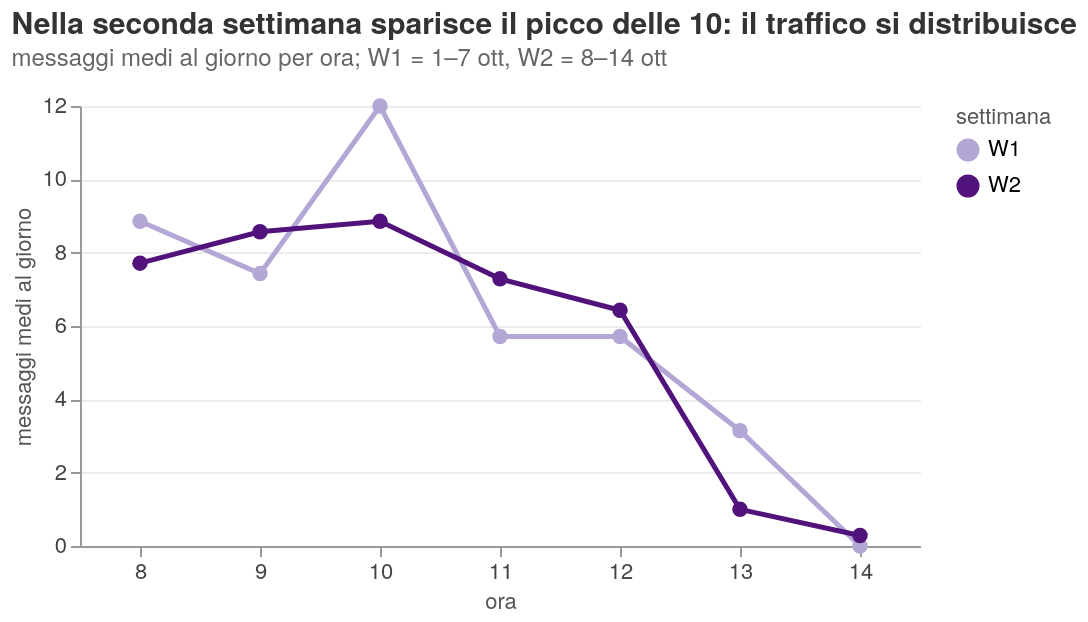

Here is the notebook cell this chart was saved with:
### Markdown cell above
**Domanda.** Il ritmo della giornata cambia tra la prima e la seconda settimana?

**Come leggerlo.** Due linee sullo stesso asse: viola chiaro = prima settimana (1–7 ott), viola scuro = seconda (8–14 ott). L'altezza è il numero medio di messaggi al giorno in quell'ora.

<sub>Codifica: ora **O**, settimana **N** (2 classi), messaggi medi **Q** → linee sovrapposte: posizione su scala comune, la codifica più precisa per confrontare due profili.</sub>

### Code cell
wk = (m.groupby(["week", "hour"]).size().div(7)
      .reindex(pd.MultiIndex.from_product([["W1", "W2"], range(8, 15)], names=["week", "hour"]), fill_value=0)
      .reset_index(name="media"))
line = alt.Chart(wk).encode(
    x=alt.X("hour:O", title="ora", axis=alt.Axis(labelAngle=0)),
    y=alt.Y("media:Q", title="messaggi medi al giorno", scale=alt.Scale(domainMin=0)),
    color=alt.Color("week:N", scale=WEEK_COLOR, title="settimana"),
    tooltip=["week", "hour", alt.Tooltip("media:Q", format=".1f")])
q1b = (line.mark_line(strokeWidth=2.5) + line.mark_circle(size=60, opacity=1)).properties(width=420, height=220, title=alt.Title(
    "Nella seconda settimana sparisce il picco delle 10: il traffico si distribuisce",
    subtitle="messaggi medi al giorno per ora; W1 = 1–7 ott, W2 = 8–14 ott"))
save(q1b, "q1b_profilo_settimane")

### Figure 1 — Vega-Lite specification as saved in the notebook (floating-point values rounded to 4 significant figures)
{"config": {"view": {"continuousWidth": 300, "continuousHeight": 300, "strokeWidth": 0}, "axis": {"domainColor": "#999", "gridColor": "#ececec", "labelColor": "#444", "labelFontSize": 11, "tickColor": "#999", "titleColor": "#555", "titleFontSize": 11, "titleFontWeight": "normal"}, "font": "Helvetica Neue", "header": {"labelColor": "#333333", "labelFontSize": 12, "labelFontWeight": 600, "titleFontWeight": "normal"}, "legend": {"labelFontSize": 11, "titleColor": "#555", "titleFontSize": 11, "titleFontWeight": "normal"}, "title": {"anchor": "start", "color": "#333333", "fontSize": 15, "fontWeight": 600, "offset": 12, "subtitleColor": "#666", "subtitleFontSize": 12, "subtitlePadding": 4}}, "layer": [{"mark": {"type": "line", "strokeWidth": 2.5}, "encoding": {"color": {"field": "week", "scale": {"domain": ["W1", "W2"], "range": ["#b4a7d6", "#51127c"]}, "title": "settimana", "type": "nominal"}, "tooltip": [{"field": "week", "type": "nominal"}, {"field": "hour", "type": "quantitative"}, {"field": "media", "format": ".1f", "type": "quantitative"}], "x": {"axis": {"labelAngle": 0}, "field": "hour", "title": "ora", "type": "ordinal"}, "y": {"field": "media", "scale": {"domainMin": 0}, "title": "messaggi medi al giorno", "type": "quantitative"}}}, {"mark": {"type": "circle", "opacity": 1, "size": 60}, "encoding": {"color": {"field": "week", "scale": {"domain": ["W1", "W2"], "range": ["#b4a7d6", "#51127c"]}, "title": "settimana", "type": "nominal"}, "tooltip": [{"field": "week", "type": "nominal"}, {"field": "hour", "type": "quantitative"}, {"field": "media", "format": ".1f", "type": "quantitative"}], "x": {"axis": {"labelAngle": 0}, "field": "hour", "title": "ora", "type": "ordinal"}, "y": {"field": "media", "scale": {"domainMin": 0}, "title": "messaggi medi al giorno", "type": "quantitative"}}}], "data": {"name": "data-97f0f2f970c8eb3b5eba7fb4eb246d5c"}, "height": 220, "title": {"text": "Nella seconda settimana sparisce il picco delle 10: il traffico si distribuisce", "subtitle": "messaggi medi al giorno per ora; W1 = 1–7 ott, W2 = 8–14 ott"}, "width": 420, "$schema": "https://vega.github.io/schema/vega-lite/v6.1.0.json", "datasets": {"data-97f0f2f970c8eb3b5eba7fb4eb246d5c": [{"week": "W1", "hour": 8, "media": 8.857}, {"week": "W1", "hour": 9, "media": 7.429}, {"week": "W1", "hour": 10, "media": 12.0}, {"week": "W1", "hour": 11, "media": 5.714}, {"week": "W1", "hour": 12, "media": 5.714}, {"week": "W1", "hour": 13, "media": 3.143}, {"week": "W1", "hour": 14, "media": 0.0}, {"week": "W2", "hour": 8, "media": 7.714}, {"week": "W2", "hour": 9, "media": 8.571}, {"week": "W2", "hour": 10, "media": 8.857}, {"week": "W2", "hour": 11, "media": 7.286}, {"week": "W2", "hour": 12, "media": 6.429}, {"week": "W2", "hour": 13, "media": 1.0}, {"week": "W2", "hour": 14, "media": 0.2857}]}}
